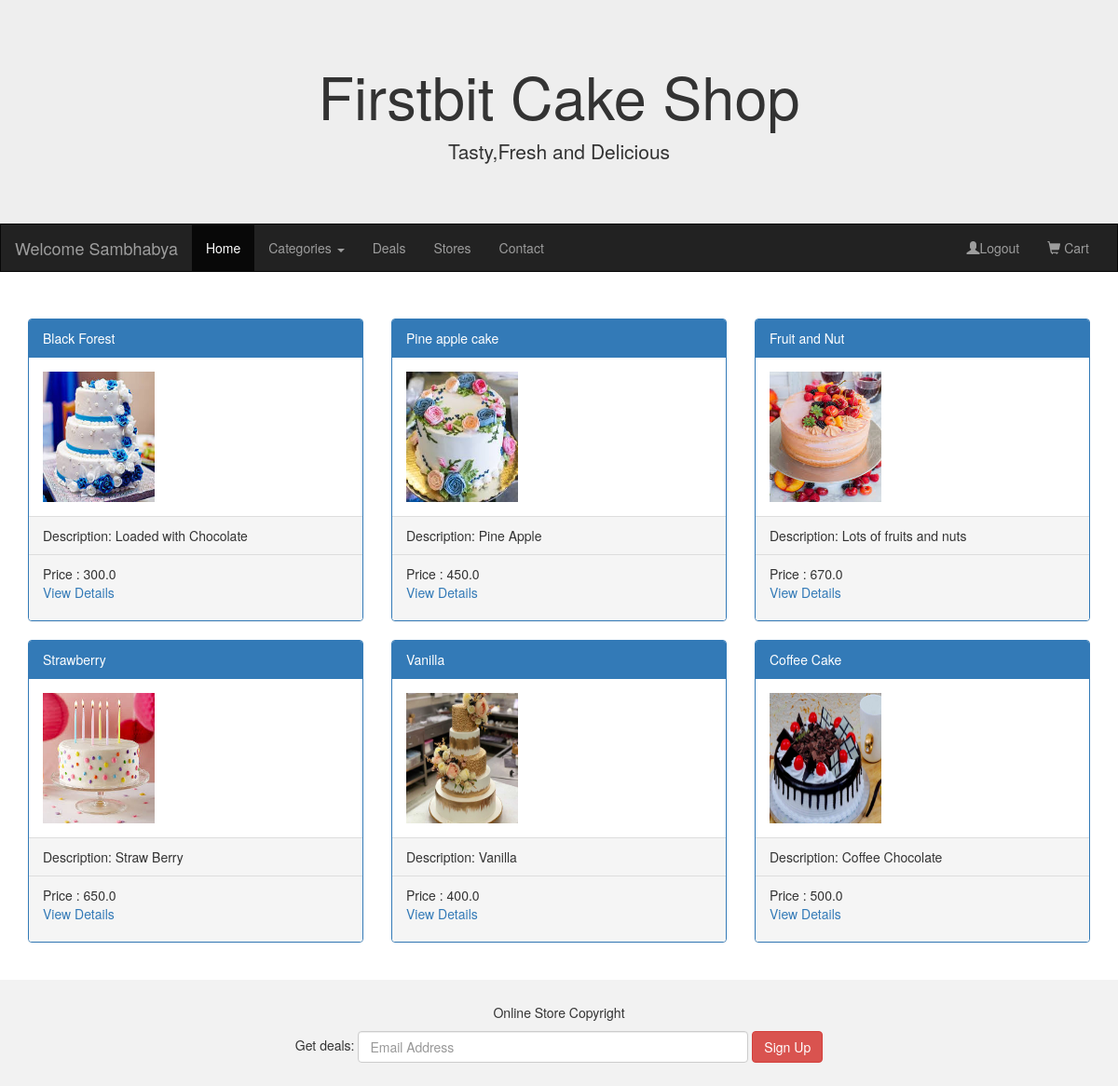
The page / (signed in) on the database its author committed.
### AdminApp/models.py (models this page shows)
class Cake(models.Model):
    cakename = models.CharField(max_length=20)
    price = models.FloatField(default=300)
    description = models.CharField(max_length=200)
    imageUrl = models.ImageField(upload_to = 'Images')
    category = models.ForeignKey(Category,on_delete=models.CASCADE)
    class Meta:
        db_table = "Cake"

### UserApp/views.py (the view)
# urls.py: path('',views.home),
def home(request):
    cats = Category.objects.all()
    cakes = Cake.objects.all()
    return render(request,"master.html",{"cats":cats,"cakes":cakes})

### templates/master.html (shortened to what this page needs)
<!DOCTYPE html>
<html lang="en">
<head>
  <link rel="stylesheet" href="https://maxcdn.bootstrapcdn.com/bootstrap/3.4.1/css/bootstrap.min.css">
</head>
<body>
<div class="jumbotron">
  <div class="container text-center">
    <h1>Firstbit Cake Shop</h1>
    <p>Tasty,Fresh and Delicious</p>
  </div>
</div>
<nav class="navbar navbar-inverse">
  <div class="container-fluid">
    <div class="navbar-header">
      {%if "uname" in request.session %}
      <a class="navbar-brand" href="#">Welcome {{request.session.uname}}</a>
      {%else%}
      <a class="navbar-brand" href="#">Logo</a>
      {%endif%}
    </div>
    <div class="collapse navbar-collapse" id="myNavbar">
      <ul class="nav navbar-nav">
        <li class="active"><a href="/">Home</a></li>
        <li class="dropdown">
          <a class="dropdown-toggle" data-toggle="dropdown" href="#">Categories
          <span class="caret"></span></a>
        </li>
        <li><a href="#">Deals</a></li>
        <li><a href="#">Stores</a></li>
        <li><a href="#">Contact</a></li>
      </ul>
      <ul class="nav navbar-nav navbar-right">
        {%if "uname" in request.session%}
        <li><a href="/Logout"><span class="glyphicon glyphicon-user"></span>Logout</a></li>
        {%else%}
        <li><a href="/Login"><span class="glyphicon glyphicon-user"></span> Login</a></li>
        <li><a href="/SignUp"><span class="glyphicon glyphicon-user"></span> Sign Up</a></li>
        {%endif%}
        <li><a href="/ShowAllCartItems"><span class="glyphicon glyphicon-shopping-cart"></span> Cart</a></li>
      </ul>
    </div>
  </div>
</nav>
{%block content%}
<div class="container">
  <div class="row">
    {%for cake in cakes%}
    <div class="col-sm-4">
      <div class="panel panel-primary">
        <div class="panel-heading">{{cake.cakename}}</div>
        <div class="panel-body"><img src="{{cake.imageUrl.url}}" class="img-responsive" style="width:120px;height:140px" alt="Image"></div>
        <div class="panel-footer">Description: {{cake.description}}</div>
        <div class="panel-footer">Price : {{cake.price}}
          <p><a href="/ViewDetails/{{cake.id}}">View Details</a></p></div>
      </div>
    </div>
    {%endfor%}
  </div>
</div><br>
{%endblock%}
<footer class="container-fluid text-center">
  <p>Online Store Copyright</p>
  <form class="form-inline">Get deals:
    <input type="email" class="form-control" size="50" placeholder="Email Address">
    <button type="button" class="btn btn-danger">Sign Up</button>
  </form>
</footer>
</body>
</html>

### templates/master.html (style rules this page uses)
.navbar { margin-bottom: 50px; border-radius: 0; }
.jumbotron { margin-bottom: 0; }
footer { background-color: #f2f2f2; padding: 25px; }

### rows shown on the page
Cake: cakename "Black Forest", imageUrl (picture), description "Loaded with Chocolate", price "300.0"
Cake: cakename "Pine apple cake", imageUrl (picture), description "Pine Apple", price "450.0"
Cake: cakename "Fruit and Nut", imageUrl (picture), description "Lots of fruits and nuts", price "670.0"
Cake: cakename "Strawberry", imageUrl (picture), description "Straw Berry", price "650.0"
Cake: cakename "Vanilla", imageUrl (picture), description "Vanilla", price "400.0"
Cake: cakename "Coffee Cake", imageUrl (picture), description "Coffee Chocolate", price "500.0"

### other values the page prints
{{ request.session.uname }} "Sambhabya"
